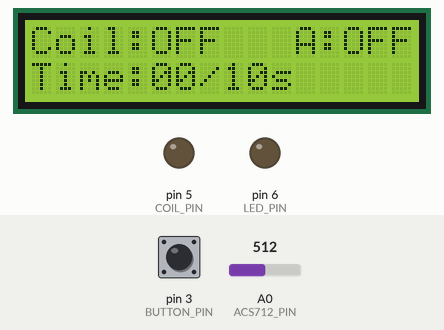
Recording of a sketch running on a simulated Arduino Uno, built with avr-gcc and run on an emulated ATmega328P. Shown: 16×2 character LCD, output pins drawn as LEDs (lit = HIGH). The test bench sets the inputs (shaded band); at power-on: pin 3 (BUTTON_PIN) HIGH, A0 (ACS712_PIN) = 512. EEPROM starts erased; what the sketch prints to the serial monitor is not drawn.

Above: at 1.5 s.
1.6 s: pin 3 (BUTTON_PIN) pulled LOW for 0.15 s
At 2.0 s:
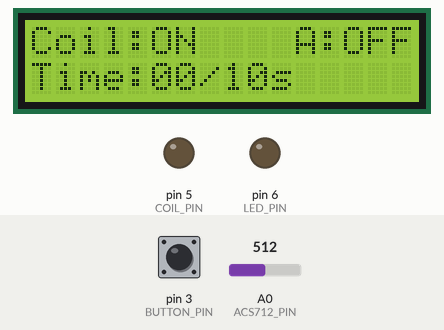
3.6 s: pin 3 (BUTTON_PIN) pulled LOW for 1 s
At 5.6 s:
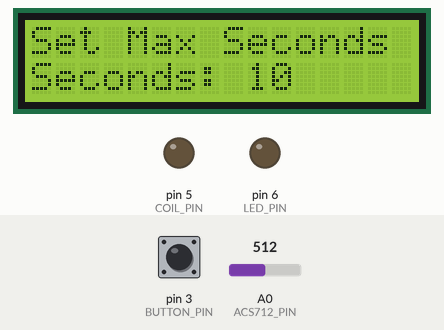
6.1 s: pin 3 (BUTTON_PIN) pulled LOW for 3.2 s
At 7.7 s:
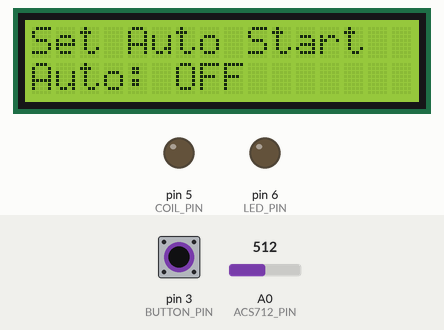
10.8 s: pin 3 (BUTTON_PIN) pulled LOW for 0.15 s
At 12.2 s:
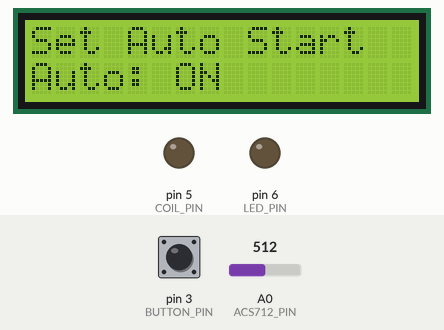
12.5 s: pin 3 (BUTTON_PIN) pulled LOW for 1 s
At 14.2 s:
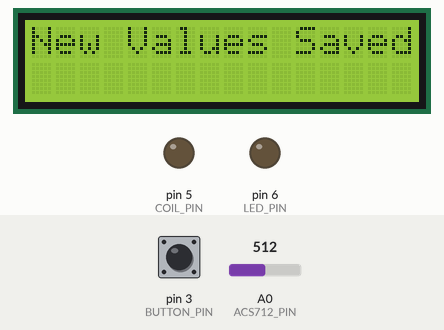
16.5 s: A0 (ACS712_PIN) set to 638
18.9 s: A0 (ACS712_PIN) set to 663
At 20.7 s:
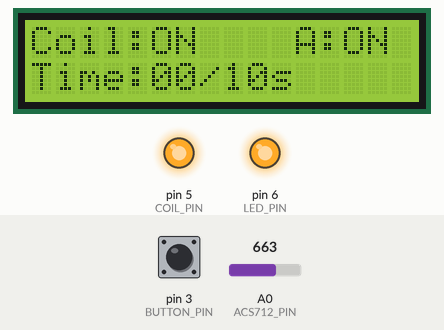
Timing chart, 0 to 22.2 s (numbered marks = the images above; inputs shaded):
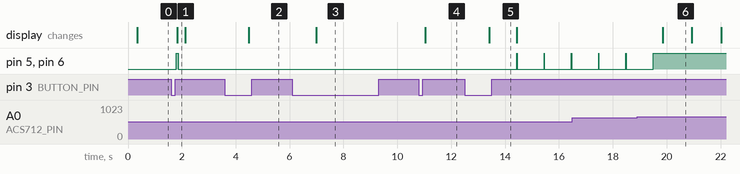

The sketch:

ihctrlnano.ino
```cpp
/*
  =======================================================================
  Arduino Coil Control with Metal Detection and Configurable Menu
  =======================================================================

  Description:
  ------------
  This sketch controls a coil (e.g., in an induction heating system) by
  monitoring current (via an ACS712 sensor) and metal presence. It offers two
  modes—Manual and Auto—selectable via a configuration menu displayed on a
  16×2 LCD. A single button (using the OneButton library) navigates the menu
  and toggles the coil.

  Operating Modes:
  ----------------
  Manual Mode (Auto-Start OFF):
    - The coil remains off until toggled.
    - Metal insertion does not auto–start the coil.
    - A manual toggle turns the coil ON/OFF.
    - If the coil is ON and metal is removed, the coil shuts off.

  Auto Mode (Auto-Start ON):
    - The system periodically pulses the coil to check for metal.
    - Each pulse measures current via the ACS712 sensor.
    - If current exceeds a set threshold, the coil turns ON.
    - The coil remains on while metal is present.
    - A button press while running forces a manual override.

  Menu:
  -----
  The LCD menu lets you configure:
#ifdef USE_TEMPERATURE_SENSOR
    • Maximum Temperature (if a MAX6675 sensor is installed)
#endif
    • Maximum On–Time (in seconds)
    • Auto–Start Mode (ON/OFF)
  Long–pressing the button cycles through menu screens. Settings are stored
  in EEPROM.

  Coil Off Conditions:
  --------------------
  The coil is turned off when any of these occur:
    - Maximum on–time exceeded
    - Current drops below threshold
#ifdef USE_TEMPERATURE_SENSOR
    - Temperature exceeds the configured maximum
#endif

  Manual Override:
  ----------------
  In Auto Mode, a button press while the coil is on forces an override until metal
  is removed.

  Author: Ioan Ghip
  Date: February 3rd, 2025
  =======================================================================
*/

#include <Wire.h>
#include <LiquidCrystal_I2C.h>
#include <EEPROM.h>
#include <OneButton.h>
#include <max6675.h>

#define DEBUG  // Uncomment to enable Serial debugging

#ifdef DEBUG
  #define DEBUG_PRINT(x)    Serial.print(x)
  #define DEBUG_PRINTLN(x)  Serial.println(x)
#else
  #define DEBUG_PRINT(x)
  #define DEBUG_PRINTLN(x)
#endif

// Uncomment the following line to enable temperature sensor features
// #define USE_TEMPERATURE_SENSOR

// ======================== Meaningful Constants ==========================
// --- Timing Constants (in milliseconds) ---
const unsigned long COIL_START_DELAY_MS      = 100;   // Delay for coil to settle
const unsigned long LCD_UPDATE_INTERVAL_MS   = 500;   // LCD update interval
const unsigned long AUTO_PULSE_INTERVAL_MS   = 1000;  // Interval between auto pulses
const unsigned long AUTO_PULSE_DURATION_MS   = 10;    // Duration of auto pulse
const unsigned long MANUAL_OFF_DELAY_MS      = 50;    // Delay before turning coil off (manual mode)
const unsigned long MENU_CONFIG_TIMEOUT_MS   = 7000;  // Timeout to exit menu without saving

// --- ACS712 & Current Sensing Constants ---
const float ACS712_SENSITIVITY_V_PER_A       = 0.1;   // Sensitivity (V/A)
const int   CURRENT_THRESHOLD_mA           = 7000;  // Threshold current (mA)
const int   CURRENT_FILTER_SAMPLES         = 5;     // Samples for current averaging

// --- Calibration Constants ---
const int NUM_CALIBRATION_SAMPLES            = 20;    // Number of samples for calibration
const int CALIBRATION_SAMPLE_DELAY_MS        = 10;    // Delay between calibration samples

// ======================== EEPROM Addresses ==============================
#ifdef USE_TEMPERATURE_SENSOR
const int EEPROM_TEMPERATURE_ADDR = 0;  // 2 bytes for maxTemperature
#endif
const int EEPROM_SECONDS_ADDR     = 2;  // 2 bytes for maxSeconds
const int EEPROM_AUTOSTART_ADDR   = 4;  // 1 byte for autoStart flag

// ======================== Pin Assignments ===============================
const uint8_t ACS712_PIN   = A0;        // ACS712 sensor input
const uint8_t BUTTON_PIN   = 3;         // Button (active LOW)
const uint8_t COIL_PIN     = 5;         // Coil control
const uint8_t LED_PIN      = 6;         // LED indicator

#ifdef USE_TEMPERATURE_SENSOR
const uint8_t MAX6675_SO_PIN = 4;       // MAX6675 Serial Data Out
const uint8_t MAX6675_CS_PIN = 7;       // MAX6675 Chip Select
const uint8_t MAX6675_CLK_PIN = 8;      // MAX6675 Clock
#endif

// ======================== LCD Settings ==================================
const uint8_t LCD_I2C_ADDRESS = 0x27;     // I2C address for LCD
const uint8_t LCD_COLUMNS     = 16;       // Columns on LCD
const uint8_t LCD_ROWS        = 2;        // Rows on LCD

// ======================== Custom Characters =============================
byte degreeChar[8] = {
  0b00100,
  0b01010,
  0b00100,
  0b00000,
  0b00000,
  0b00000,
  0b00000,
  0b00000
};

// ======================== Global Objects =================================
LiquidCrystal_I2C lcd(LCD_I2C_ADDRESS, LCD_COLUMNS, LCD_ROWS);
OneButton button(BUTTON_PIN, true);  // active LOW

#ifdef USE_TEMPERATURE_SENSOR
// Create MAX6675 instance (order: SCLK, CS, SO)
MAX6675 thermocouple(MAX6675_CLK_PIN, MAX6675_CS_PIN, MAX6675_SO_PIN);
#endif

// ======================== Menu States ====================================
enum MenuState {
  MENU_NORMAL,
#ifdef USE_TEMPERATURE_SENSOR
  MENU_CONFIG_TEMP,
#endif
  MENU_CONFIG_TIME,
  MENU_CONFIG_AUTOSTART
};
MenuState menu_state = MENU_NORMAL;

// ======================== Global Variables ===============================
#ifdef USE_TEMPERATURE_SENSOR
int maxTemperature;
#endif
int maxSeconds;
bool coilOn = false;
bool autoStart = false;
int secondsCounter = 0;
unsigned long coilOnStartTime = 0;
unsigned long config_enter_time = 0;
unsigned long lastUpdate = 0;
unsigned long lastAutoPulseTime = 0;
bool manualOverride = false;
unsigned long manualOverrideSetTime = 0;

// Backup variables (for menu timeout rollback)
#ifdef USE_TEMPERATURE_SENSOR
int backupMaxTemperature;
#endif
int backupMaxSeconds;
bool backupAutoStart;

// Global calibrated offset voltage for the ACS712 sensor.
float offsetVoltage = 2.5;

// ======================== Function Prototypes ============================
void updateLCD();
void handleShortPress();
void handleLongPress();
void calibrateACS712();
int readCurrent();
#ifdef USE_TEMPERATURE_SENSOR
int readObjectTempC();
#else
int readObjectTempC();
#endif
bool measureMetalPresence();
void loadConfig();
void saveConfig();
void setCoilState(bool state);

// ======================== Function Definitions ===========================

// Set the coil and LED state.
void setCoilState(bool state) {
  coilOn = state;
  if (state) {
    digitalWrite(COIL_PIN, HIGH);
    digitalWrite(LED_PIN, HIGH);
  } else {
    digitalWrite(COIL_PIN, LOW);
    digitalWrite(LED_PIN, LOW);
  }
}

// Load configuration from EEPROM.
void loadConfig() {
#ifdef USE_TEMPERATURE_SENSOR
  EEPROM.get(EEPROM_TEMPERATURE_ADDR, maxTemperature);
#else
  int dummyTemp = 300;
#endif
  EEPROM.get(EEPROM_SECONDS_ADDR, maxSeconds);
  byte autoStartByte = EEPROM.read(EEPROM_AUTOSTART_ADDR);
  if (autoStartByte != 0 && autoStartByte != 1)
    autoStart = false;
  else
    autoStart = (autoStartByte == 1);
#ifdef USE_TEMPERATURE_SENSOR
  if (maxTemperature < 50 || maxTemperature > 600) maxTemperature = 300;
#endif
  if (maxSeconds < 1 || maxSeconds > 30) maxSeconds = 10;
}

// Save configuration to EEPROM.
void saveConfig() {
#ifdef USE_TEMPERATURE_SENSOR
  int storedTemp;
  EEPROM.get(EEPROM_TEMPERATURE_ADDR, storedTemp);
  if (storedTemp != maxTemperature) {
    EEPROM.put(EEPROM_TEMPERATURE_ADDR, maxTemperature);
    DEBUG_PRINT("Saved maxTemperature: ");
    DEBUG_PRINTLN(maxTemperature);
  }
#endif
  int storedSeconds;
  EEPROM.get(EEPROM_SECONDS_ADDR, storedSeconds);
  if (storedSeconds != maxSeconds) {
    EEPROM.put(EEPROM_SECONDS_ADDR, maxSeconds);
    DEBUG_PRINT("Saved maxSeconds: ");
    DEBUG_PRINTLN(maxSeconds);
  }
  byte storedAutoStartByte = EEPROM.read(EEPROM_AUTOSTART_ADDR);
  bool storedAutoStart = (storedAutoStartByte == 1);
  if (storedAutoStart != autoStart) {
    byte autoByte = autoStart ? 1 : 0;
    EEPROM.put(EEPROM_AUTOSTART_ADDR, autoByte);
    DEBUG_PRINT("Saved AutoStart: ");
    DEBUG_PRINTLN(autoStart ? "ON" : "OFF");
  }
}

// Calibrate the ACS712 sensor.
void calibrateACS712() {
  digitalWrite(COIL_PIN, LOW);
  delay(50);
  long sum = 0;
  for (int i = 0; i < NUM_CALIBRATION_SAMPLES; i++) {
    sum += analogRead(ACS712_PIN);
    delay(CALIBRATION_SAMPLE_DELAY_MS);
  }
  float avgRaw = (float)sum / NUM_CALIBRATION_SAMPLES;
  offsetVoltage = (avgRaw * 5.0) / 1023.0;
  DEBUG_PRINT("Calibrated ACS712 Offset Voltage: ");
  DEBUG_PRINTLN(offsetVoltage);
}

// Read current from the ACS712 sensor (in milliamps).
int readCurrent() {
  long sum = 0;
  for (int i = 0; i < CURRENT_FILTER_SAMPLES; i++) {
    sum += analogRead(ACS712_PIN);
    delay(2);
  }
  float avgRaw = (float)sum / CURRENT_FILTER_SAMPLES;
  float voltage = (avgRaw * 5.0) / 1023.0;
  float currentAmps = (voltage - offsetVoltage) / ACS712_SENSITIVITY_V_PER_A;
  return abs((int)(currentAmps * 1000));
}

#ifdef USE_TEMPERATURE_SENSOR
// Read the object temperature in Celsius.
int readObjectTempC() {
  double tempC = thermocouple.readCelsius();
  return (int)tempC;
}
#else
int readObjectTempC() {
  return -1;  // No sensor installed.
}
#endif

// Pulse the coil briefly and check if current exceeds the threshold.
bool measureMetalPresence() {
  bool prevState = coilOn;
  if (!prevState) {
    setCoilState(true);
  }
  unsigned long pulseStart = millis();
  int pulseCurrent = 0;
  while (millis() - pulseStart < AUTO_PULSE_DURATION_MS) {
    pulseCurrent = readCurrent();
    if (pulseCurrent >= CURRENT_THRESHOLD_mA) {
      if (!prevState) {
        setCoilState(false);
      }
      return true;
    }
  }
  if (!prevState) {
    setCoilState(false);
  }
  return false;
}

// ----------------------- LCD Update -----------------------
// This function reproduces the original layout:
//  • Line 0: "Coil:" (cols 0–4), coil state (cols 5–8),
//    temperature reading (if enabled) starting at col 9,
//    then always prints "A:ON " or "A:OFF" starting at col 11.
//  • Line 1: Time information.
void updateLCD() {
  if (menu_state == MENU_NORMAL) {
    // Line 0
    lcd.setCursor(0, 0);
    lcd.print("Coil:");
    lcd.setCursor(5, 0);
    if (coilOn)
      lcd.print("ON  ");
    else
      lcd.print("OFF ");
#ifdef USE_TEMPERATURE_SENSOR
    if (coilOn) {
      lcd.setCursor(9, 0);
      char tempBuf[5];
      sprintf(tempBuf, "%3d", readObjectTempC());
      lcd.print(tempBuf);
      lcd.write(byte(0));  // degree symbol
    } else {
      lcd.setCursor(9, 0);
      lcd.print("        ");  // clear ~8 characters
    }
#else
    lcd.setCursor(9, 0);
    lcd.print("        ");
#endif
    // Always print auto mode info at fixed column 11.
    lcd.setCursor(11, 0);
    if (autoStart)
      lcd.print("A:ON ");
    else
      lcd.print("A:OFF");

    // Line 1
    lcd.setCursor(0, 1);
    lcd.print("Time:");
    lcd.setCursor(5, 1);
    char timeBuf[12];
    sprintf(timeBuf, "%02d/%02ds", secondsCounter, maxSeconds);
    lcd.print(timeBuf);

  }
#ifdef USE_TEMPERATURE_SENSOR
  else if (menu_state == MENU_CONFIG_TEMP) {
    lcd.setCursor(0, 0);
    lcd.print("Set Max Temp     ");  // exactly 16 characters
    lcd.setCursor(0, 1);
    lcd.print("Temp(");
    lcd.write(byte(0)); // degree symbol
    lcd.print("C): ");
    char valBuf[5];
    sprintf(valBuf, "%3d", maxTemperature);
    lcd.print(valBuf);
    int printed = 7 + strlen(valBuf);  // "Temp(" + "C): " = 7 characters + number
    for (int i = printed; i < LCD_COLUMNS; i++) {
      lcd.print(" ");
    }
  }
#endif
  else if (menu_state == MENU_CONFIG_TIME) {
    lcd.setCursor(0, 0);
    lcd.print("Set Max Seconds   ");  // 16 characters
    lcd.setCursor(0, 1);
    lcd.print("Seconds: ");
    char secBuf[5];
    sprintf(secBuf, "%2d", maxSeconds);
    lcd.print(secBuf);
    int printed = 9 + strlen(secBuf);  // "Seconds: " is 9 characters
    for (int i = printed; i < LCD_COLUMNS; i++) {
      lcd.print(" ");
    }
  }
  else if (menu_state == MENU_CONFIG_AUTOSTART) {
    lcd.setCursor(0, 0);
    lcd.print("Set Auto Start    ");  // 16 characters
    lcd.setCursor(0, 1);
    lcd.print("Auto: ");
    if (autoStart)
      lcd.print("ON ");
    else
      lcd.print("OFF");
    int printed = 6 + 3;  // "Auto: " (6 chars) + "ON " or "OFF" (3 chars)
    for (int i = printed; i < LCD_COLUMNS; i++) {
      lcd.print(" ");
    }
  }
}

void handleShortPress() {
  if (menu_state == MENU_NORMAL) {
    if (!autoStart) {
      // Manual mode: toggle the coil.
      if (coilOn) {
        setCoilState(false);
        DEBUG_PRINTLN("Manual mode: Coil turned OFF.");
      } else {
        setCoilState(true);
        coilOnStartTime = millis();
        secondsCounter = 0;
        DEBUG_PRINTLN("Manual mode: Coil turned ON.");
      }
    } else {
      // Auto mode: a press while running forces a manual override.
      if (coilOn) {
        setCoilState(false);
        manualOverride = true;
        manualOverrideSetTime = millis();
        DEBUG_PRINTLN("Auto mode: Manual override activated; Coil turned OFF.");
      }
    }
  } else {
    switch (menu_state) {
#ifdef USE_TEMPERATURE_SENSOR
      case MENU_CONFIG_TEMP:
        maxTemperature = (maxTemperature >= 500) ? 200 : maxTemperature + 10;
        config_enter_time = millis();
        DEBUG_PRINT("Max Temperature set to: ");
        DEBUG_PRINTLN(maxTemperature);
        break;
#endif
      case MENU_CONFIG_TIME:
        maxSeconds = (maxSeconds >= 30) ? 1 : maxSeconds + 1;
        config_enter_time = millis();
        DEBUG_PRINT("Max Seconds set to: ");
        DEBUG_PRINTLN(maxSeconds);
        break;
      case MENU_CONFIG_AUTOSTART:
        autoStart = !autoStart;
        config_enter_time = millis();
        DEBUG_PRINT("Auto Start set to: ");
        DEBUG_PRINTLN(autoStart ? "ON" : "OFF");
        break;
      default:
        break;
    }
  }
  updateLCD();
}

void handleLongPress() {
#ifdef USE_TEMPERATURE_SENSOR
  switch (menu_state) {
    case MENU_NORMAL:
      backupMaxTemperature = maxTemperature;
      backupMaxSeconds = maxSeconds;
      backupAutoStart = autoStart;
      menu_state = MENU_CONFIG_TEMP;
      config_enter_time = millis();
      DEBUG_PRINTLN("Entering Config: Temperature");
      break;
    case MENU_CONFIG_TEMP:
      menu_state = MENU_CONFIG_TIME;
      config_enter_time = millis();
      DEBUG_PRINTLN("Entering Config: Time");
      break;
    case MENU_CONFIG_TIME:
      menu_state = MENU_CONFIG_AUTOSTART;
      config_enter_time = millis();
      DEBUG_PRINTLN("Entering Config: Auto Start");
      break;
    case MENU_CONFIG_AUTOSTART:
      saveConfig();
      lcd.setCursor(0, 0);
      lcd.print("New Values Saved");
      lcd.setCursor(0, 1);
      lcd.print("                ");
      delay(1000);
      menu_state = MENU_NORMAL;
      break;
  }
#else
  switch (menu_state) {
    case MENU_NORMAL:
      backupMaxSeconds = maxSeconds;
      backupAutoStart = autoStart;
      menu_state = MENU_CONFIG_TIME;
      config_enter_time = millis();
      DEBUG_PRINTLN("Entering Config: Time");
      break;
    case MENU_CONFIG_TIME:
      menu_state = MENU_CONFIG_AUTOSTART;
      config_enter_time = millis();
      DEBUG_PRINTLN("Entering Config: Auto Start");
      break;
    case MENU_CONFIG_AUTOSTART:
      saveConfig();
      lcd.setCursor(0, 0);
      lcd.print("New Values Saved");
      lcd.setCursor(0, 1);
      lcd.print("                ");
      delay(1000);
      menu_state = MENU_NORMAL;
      break;
  }
#endif
  updateLCD();
}

void setup() {
  loadConfig();
  Wire.begin();
  lcd.begin(LCD_COLUMNS, LCD_ROWS);
  lcd.backlight();
#ifdef USE_TEMPERATURE_SENSOR
  lcd.createChar(0, degreeChar);
#endif
  pinMode(COIL_PIN, OUTPUT);
  setCoilState(false);
  pinMode(LED_PIN, OUTPUT);
  digitalWrite(LED_PIN, LOW);
#ifdef DEBUG
  Serial.begin(115200);
#endif
  menu_state = MENU_NORMAL;
  calibrateACS712();
  button.attachClick(handleShortPress);
  button.attachLongPressStart(handleLongPress);
  updateLCD();
}

void loop() {
  button.tick();

  // Auto–exit configuration mode after timeout (rollback unsaved changes).
  if ((menu_state == MENU_CONFIG_TIME
#ifdef USE_TEMPERATURE_SENSOR
       || menu_state == MENU_CONFIG_TEMP
#endif
       || menu_state == MENU_CONFIG_AUTOSTART) &&
      (millis() - config_enter_time > MENU_CONFIG_TIMEOUT_MS)) {
#ifdef USE_TEMPERATURE_SENSOR
    maxTemperature = backupMaxTemperature;
#endif
    maxSeconds = backupMaxSeconds;
    autoStart = backupAutoStart;
    menu_state = MENU_NORMAL;
    updateLCD();
  }

  // Auto mode pulsing: in Auto Mode, if the coil is off and no manual override.
  if (menu_state == MENU_NORMAL && autoStart && !coilOn) {
    if (millis() - lastAutoPulseTime > AUTO_PULSE_INTERVAL_MS) {
      if (!manualOverride) {
        if (measureMetalPresence()) {
          setCoilState(true);
          coilOnStartTime = millis();
          secondsCounter = 0;
          DEBUG_PRINTLN("Auto mode: Coil turned ON (metal inserted).");
        } else {
          DEBUG_PRINTLN("Auto mode: Pulse - metal absent; coil remains OFF.");
        }
      } else if (!measureMetalPresence()) {
        manualOverride = false;
        DEBUG_PRINTLN("Auto mode: Manual override cleared (metal removed).");
      }
      lastAutoPulseTime = millis();
    }
  }

  // In Manual Mode, if the coil is on, check for metal removal.
  if (!autoStart && coilOn) {
    if (millis() - coilOnStartTime > MANUAL_OFF_DELAY_MS) {
      if (!measureMetalPresence()) {
        setCoilState(false);
        DEBUG_PRINTLN("Manual mode: Coil turned OFF (metal removed).");
      }
    }
  }

  // While the coil is on, check off conditions.
  if (coilOn) {
    unsigned long elapsed = millis() - coilOnStartTime;
    unsigned long elapsedSeconds = elapsed / 1000;
    int currentValue = readCurrent();
#ifdef USE_TEMPERATURE_SENSOR
    int objectTemp = readObjectTempC();
#endif
    DEBUG_PRINT("(");
    DEBUG_PRINT(elapsed);
    DEBUG_PRINT("ms >= ");
    DEBUG_PRINT(COIL_START_DELAY_MS);
    DEBUG_PRINT("ms && (");
    DEBUG_PRINT(elapsedSeconds);
    DEBUG_PRINT("s >= ");
    DEBUG_PRINT(maxSeconds);
    DEBUG_PRINT("s || ");
    DEBUG_PRINT(currentValue);
    DEBUG_PRINT("mA < ");
    DEBUG_PRINT(CURRENT_THRESHOLD_mA);
    DEBUG_PRINT("mA || ");
#ifdef USE_TEMPERATURE_SENSOR
    DEBUG_PRINT(objectTemp);
    DEBUG_PRINT("°C >= ");
    DEBUG_PRINT(maxTemperature);
    DEBUG_PRINTLN("°C))");
#else
    DEBUG_PRINTLN(")");
#endif
#ifdef USE_TEMPERATURE_SENSOR
    if (elapsed >= COIL_START_DELAY_MS &&
        (elapsedSeconds >= maxSeconds || currentValue < CURRENT_THRESHOLD_mA || objectTemp >= maxTemperature)) {
      DEBUG_PRINTLN("Coil OFF (off condition met).");
      setCoilState(false);
      manualOverride = true;
    }
#else
    if (elapsed >= COIL_START_DELAY_MS &&
        (elapsedSeconds >= maxSeconds || currentValue < CURRENT_THRESHOLD_mA)) {
      DEBUG_PRINTLN("Coil OFF (off condition met).");
      setCoilState(false);
      manualOverride = true;
    }
#endif
    secondsCounter = (millis() - coilOnStartTime) / 1000;
  }

  if (millis() - lastUpdate > LCD_UPDATE_INTERVAL_MS) {
    updateLCD();
    lastUpdate = millis();
  }
}
```

Measured:
- the behaviour switches between 655 and 656 on A0 (ACS712_PIN) (found by bisection; images 5 and 6)
- after the input at 1.6 s, pin 5 (COIL_PIN), pin 6 (LED_PIN): LOW → HIGH after 0.20 s, → LOW 0.07 s later; the display: changes after 0.23 s (image 1)
- after the input at 3.6 s, the display: changes after 0.88 s (image 2)
- after the input at 6.1 s, the display: changes after 0.89 s (image 3)
- after the input at 10.8 s, the display: changes after 0.23 s (image 4)
- after the input at 12.5 s, pin 5 (COIL_PIN), pin 6 (LED_PIN): alternates HIGH for 0.01 s and LOW for 1.0 s, starting after 1.9 s; the display: changes after 0.90 s (image 5)
- after the input at 18.9 s, pin 5 (COIL_PIN), pin 6 (LED_PIN): goes on until 19.5 s, then stays HIGH; the display: changes after 0.94 s (image 6)
